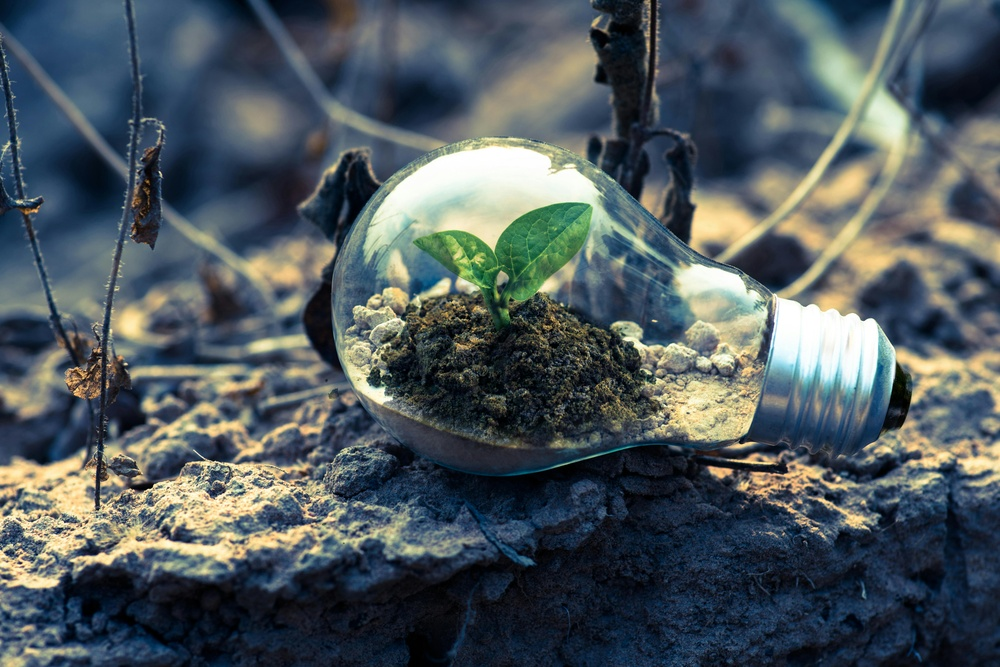
#> input picture src/backend/uploads/image.jpg, 1000 x 667 px, shrunk from 7360 x 4912 before the run, found by its file name
$ python Preprocessing_pipeline.py
#> lines starting #> are read from the running program, lines starting #| are printed output that depends on the picture
import cv2
import numpy as np
import os
import time

# Paths
input_path = os.path.expanduser("C:\\User\\Desktop\\image.jpg")
output_dir = os.path.expanduser("C:\\User\\Desktop\\")  # Directory to save parts

def sharpness_adjustment(image):
    """
    Adjusts the sharpness of the image to enhance details.
    """
    sharpening_kernel = np.array([[0, -1, 0],
                                   [-1, 5, -1],
                                   [0, -1, 0]])
    return cv2.filter2D(image, -1, sharpening_kernel)

def smoothing_denoising(image):
    """
    Applies a series of smoothing and denoising techniques to reduce noise while preserving edges.
    """
    gaussian_blur = cv2.GaussianBlur(image, (5, 5), 0)
    return cv2.bilateralFilter(gaussian_blur, d=9, sigmaColor=75, sigmaSpace=75)

def contrast_adjustment(image, factor=1.2):
    """
    Adjusts the contrast of the image to enhance visibility of features.
    """
    return cv2.convertScaleAbs(image, alpha=factor, beta=0)

def split_image(image):
    """
    Splits the image into four equal parts.
    """
    h, w = image.shape[:2]
    mid_h, mid_w = h // 2, w // 2
    parts = [
        image[:mid_h, :mid_w],  # Top-left
        image[:mid_h, mid_w:],  # Top-right
        image[mid_h:, :mid_w],  # Bottom-left
        image[mid_h:, mid_w:],  # Bottom-right
    ]
    return parts

def enhance_and_save(image_part, part_index, output_dir):
    """
    Enhances the given image part and saves it to the output directory.
    """
    image_part = contrast_adjustment(image_part)
    image_part = sharpness_adjustment(image_part)
    image_part = smoothing_denoising(image_part)
    output_path = os.path.join(output_dir, f"enhanced_part_{part_index + 1}.jpg")
    cv2.imwrite(output_path, image_part)
    print(f"Part {part_index + 1} enhanced and saved as {output_path}.")

if __name__ == "__main__":
    # Load the image
    image = cv2.imread(input_path)
#> image is the input picture: shape (667, 1000, 3); mean B, G, R 93.3, 88.7, 78.4

    if image is None:
        print("Error: Could not open or find the image.")
    else:
        start_time = time.time()  # Start timing

        # Split the image into four parts
        image_parts = split_image(image)
#> image_parts = 4 items

        # Enhance each part and save separately
        for i, part in enumerate(image_parts):
            enhance_and_save(part, i, output_dir)
#> this loop made 4 passes
#| Part 1 enhanced and saved as C:\User\Desktop\/enhanced_part_1.jpg.
#| Part 2 enhanced and saved as C:\User\Desktop\/enhanced_part_2.jpg.
#| Part 3 enhanced and saved as C:\User\Desktop\/enhanced_part_3.jpg.
#| Part 4 enhanced and saved as C:\User\Desktop\/enhanced_part_4.jpg.
#> pass 1, in enhance_and_save, `image_part = contrast_adjustment(image_part)`:
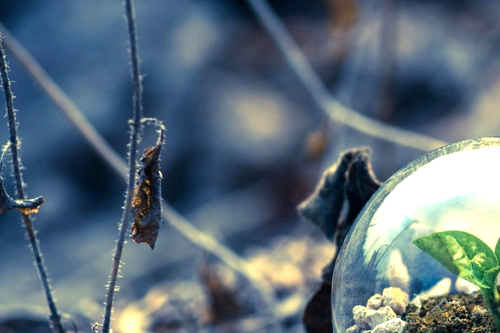
#> image_part: shape (333, 500, 3); mean of channels 0, 1, 2 122.5, 110.2, 92.5; drawn as B, G, R
#> pass 1, in enhance_and_save, `image_part = sharpness_adjustment(image_part)`:
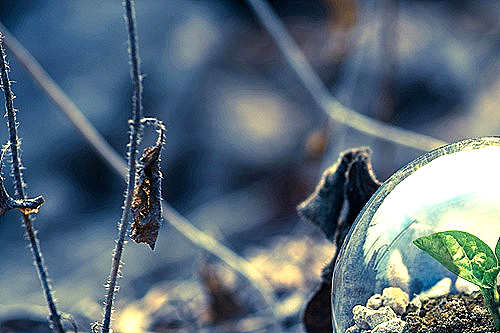
#> image_part: shape (333, 500, 3); mean of channels 0, 1, 2 122.4, 109.8, 92.3; drawn as B, G, R
#> pass 1, in enhance_and_save, `image_part = smoothing_denoising(image_part)`:
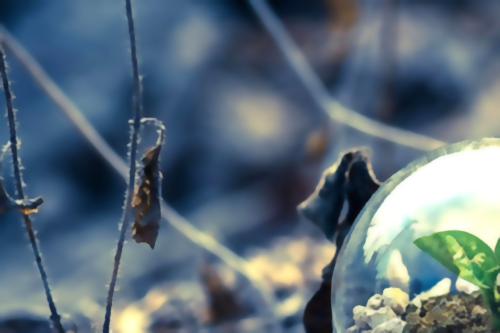
#> image_part: shape (333, 500, 3); mean of channels 0, 1, 2 122.4, 109.7, 92.2; drawn as B, G, R

        end_time = time.time()  # End timing

        # Calculate and display time taken
        elapsed_time = end_time - start_time
        print(f"Image split, enhanced, and parts saved in {output_dir}.")
        print(f"Time taken: {elapsed_time:.2f} seconds.")
